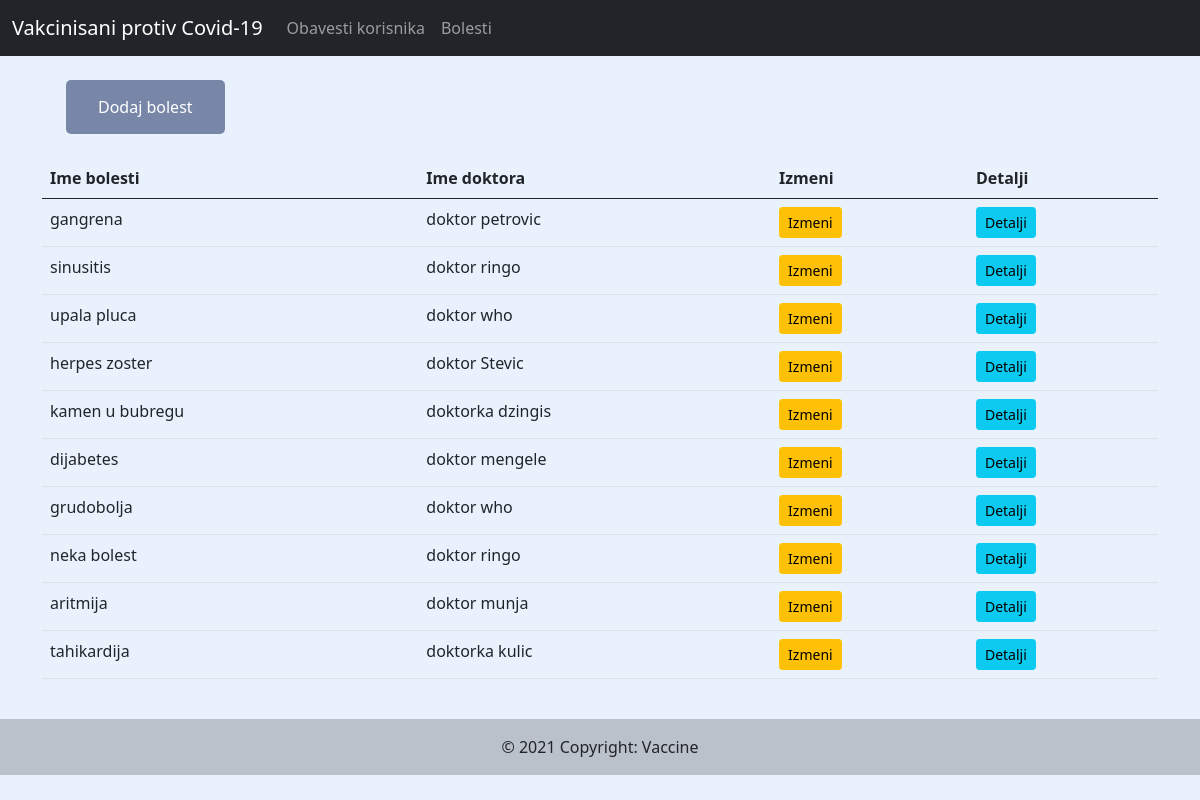
Screenshot of /bolest/ with the database file from the repository.
### vakcinisani/models.py (models this page shows, shortened)
class Bolest(models.Model):
    id = models.AutoField(primary_key=True)
    ime_bolesti = models.CharField(max_length=100)
    ime_doktora = models.CharField(max_length=100, null=True)

### vakcinisani/views.py (the view)
# urls.py: path('bolest/', views.bolest_lista, name='bolest'),
def bolest_lista(request):
    bolesti = Bolest.objects.all().order_by('-id')
    form = BolestForm
    return render(request, 'bolest.html', {'bolesti':bolesti, 'form':form})

### vakcinisani/templates/bolest.html (shortened to what this page needs)
{% extends 'base.html' %}
{% load static %}
{% block content %}
<div class="container">
  <div class="row">
    <div class="col">
      <button id="modal-za-bolest" type="button" name="button">Dodaj bolest</button>
    </div>
  </div>
  <div class="col">
    <table class="table" id="tabelaBolesti">
      <thead>
        <tr>
          <th>Ime bolesti</th>
          <th>Ime doktora</th>
          <th>Izmeni</th>
          <th>Detalji</th>
        </tr>
      </thead>
      <tbody>
        {% for i in bolesti %}
        <tr>
          <td id="detalji-tippy-{{i.id}}">{{i.ime_bolesti}}</td>
          <td>{{i.ime_doktora}}</td>
          <td><a id="izmeni-za-ajax-{{i.id}}" class="btn btn-warning btn-sm" href="{% url 'izmeni_bolest' i.id %}">Izmeni</a></td>
          <td><a id="detalji-za-ajax-{{i.id}}" class="btn btn-info btn-sm detalji-tippy" data-template="detalji-tippy-{{i.id}}" href="{% url 'detalji_bolest' i.id %}">Detalji</a></td>
        </tr>
        {% endfor %}
      </tbody>
    </table>
  </div>
</div>
{% endblock %}

### static/css/main.css (style rules this page uses)
body { background-color: #e8f1fc; }
#modal-za-bolest { margin: 1.5em; background-color: rgba(73, 89, 133, 0.7); border: none; border-radius: 5px; color: white; padding: 15px 32px; text-align: center; text-decoration: none; display: inline-block; font-size: 16px; }

### rows the page displays
Bolest: ime_bolesti "gangrena", ime_doktora "doktor petrovic"
Bolest: ime_bolesti "sinusitis", ime_doktora "doktor ringo"
Bolest: ime_bolesti "upala pluca", ime_doktora "doktor who"
Bolest: ime_bolesti "herpes zoster", ime_doktora "doktor Stevic"
Bolest: ime_bolesti "kamen u bubregu", ime_doktora "doktorka dzingis"
Bolest: ime_bolesti "dijabetes", ime_doktora "doktor mengele"
Bolest: ime_bolesti "grudobolja", ime_doktora "doktor who"
Bolest: ime_bolesti "neka bolest", ime_doktora "doktor ringo"
Bolest: ime_bolesti "aritmija", ime_doktora "doktor munja"
Bolest: ime_bolesti "tahikardija", ime_doktora "doktorka kulic"
